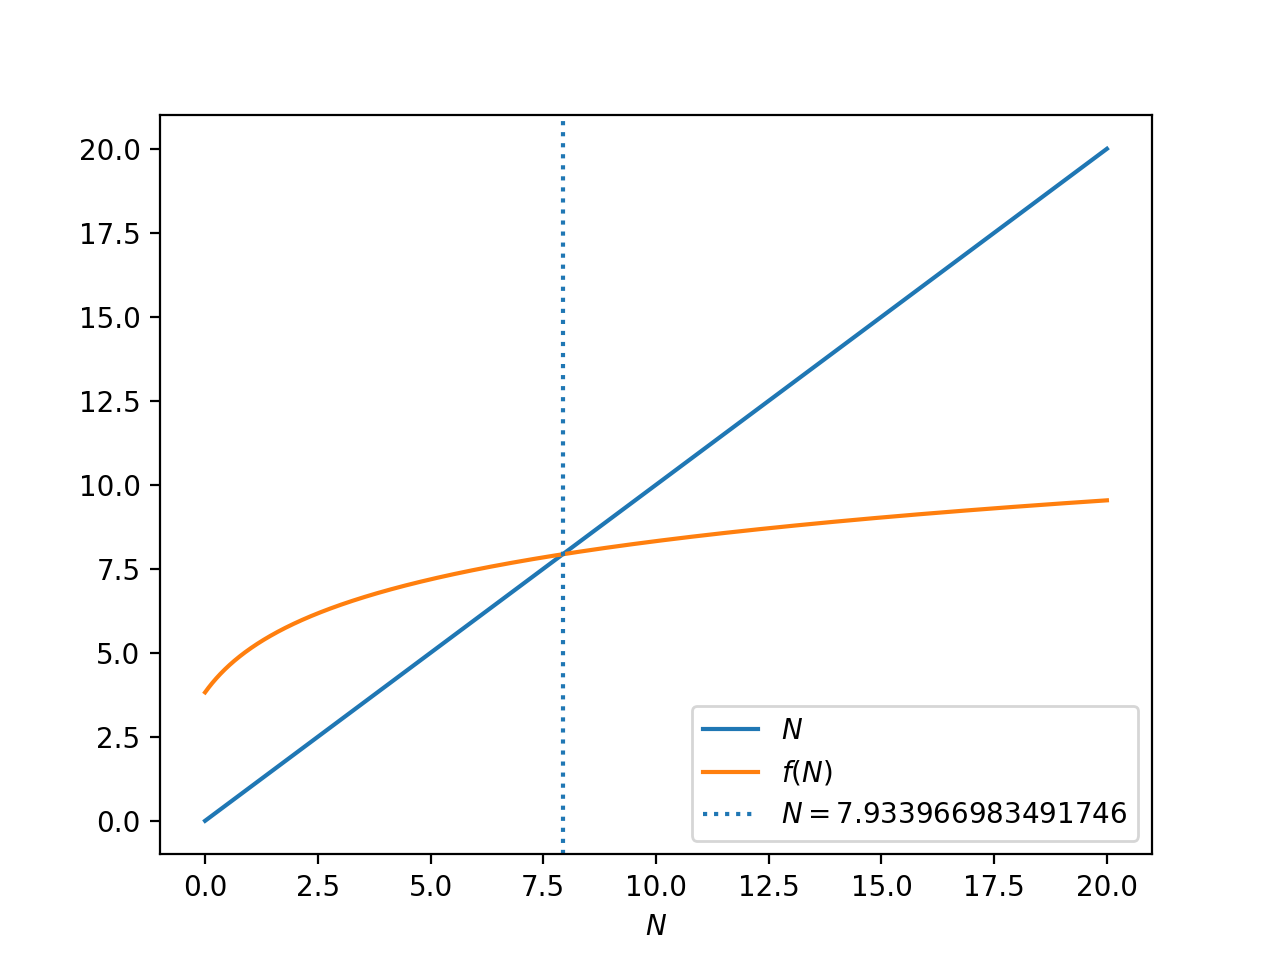

This figure's Python source:
#!/usr/bin/env python3

import matplotlib.pylab as plt
import numpy as np

x=np.linspace(0,20,2000)
f=np.log(9*(x+1))/np.log(2) + np.log(9*(x+1)/2)/np.log(10)
# First time N crosses f(N)
c = next(val for i, val in enumerate(x) if f[i] < x[i])

plt.plot(x,x,label='$N$')
plt.plot(x,f,label='$f(N)$')
plt.axvline(x = c,linestyle=':', label='$N=$'+str(c))
plt.xlabel('$N$')
plt.legend()
plt.show()
